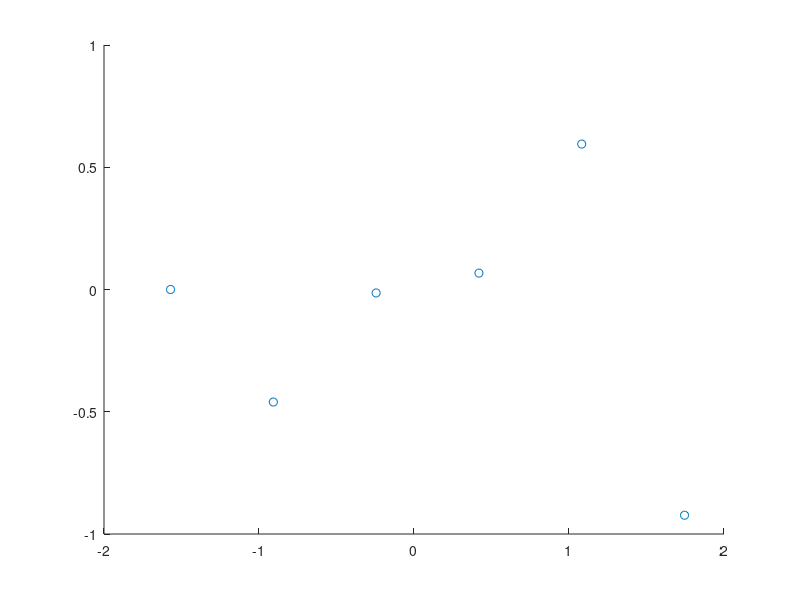

MATLAB code for this plot: (Note: this script raises an error after producing the figure.)
f = @(x) x.^3 .* cos(x);
a = -pi/2;
b = 5*pi/9;

x = linspace(a, b, 6);
fX = f(x);
scatter(x, fX); hold on
p = lSquares(x, fX, length(x)-1);
x = linspace(a, b);
plot(x, polyval(p, x));

h = @(x) polyval(p, x) + 0.5;

axis = ones(1, length(x)) * (-0.5);
plot(x, axis); 

xx(1) = zeroSecant(h, a, -1.7, 0.00001, 100);
xx(2) = zeroSecant(h, -1.7, -0.5, 0.00001, 100);
xx(3) = zeroSecant(h, 1.5, b, 0.00001, 100);

scatter(xx, polyval(p, xx)); hold off
xx